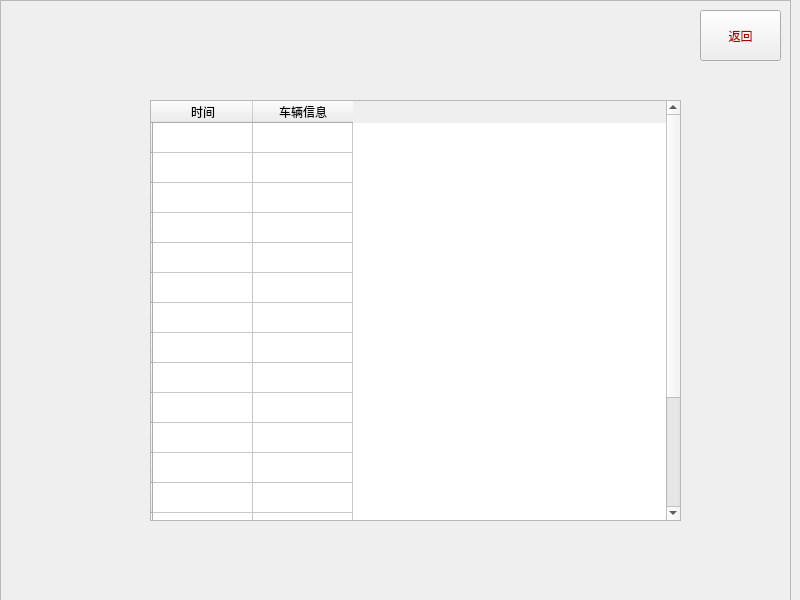
<?xml version="1.0" encoding="UTF-8"?>
<ui version="4.0">
 <class>Form</class>
 <widget class="QWidget" name="Form">
  <property name="geometry">
   <rect>
    <x>0</x>
    <y>0</y>
    <width>800</width>
    <height>600</height>
   </rect>
  </property>
  <property name="windowTitle">
   <string>Form</string>
  </property>
  <widget class="QFrame" name="frame">
   <property name="geometry">
    <rect>
     <x>0</x>
     <y>0</y>
     <width>791</width>
     <height>601</height>
    </rect>
   </property>
   <property name="frameShape">
    <enum>QFrame::StyledPanel</enum>
   </property>
   <property name="frameShadow">
    <enum>QFrame::Raised</enum>
   </property>
   <widget class="QLabel" name="label">
    <property name="geometry">
     <rect>
      <x>0</x>
      <y>0</y>
      <width>801</width>
      <height>601</height>
     </rect>
    </property>
    <property name="styleSheet">
     <string notr="true">border-image: url(:/b1.jpg);</string>
    </property>
    <property name="text">
     <string/>
    </property>
   </widget>
   <widget class="QTableWidget" name="tableWidget">
    <property name="geometry">
     <rect>
      <x>150</x>
      <y>100</y>
      <width>531</width>
      <height>421</height>
     </rect>
    </property>
    <property name="styleSheet">
     <string notr="true">border-image: url(:/b2.jpg);</string>
    </property>
    <row>
     <property name="text">
      <string/>
     </property>
    </row>
    <row>
     <property name="text">
      <string/>
     </property>
    </row>
    <row>
     <property name="text">
      <string/>
     </property>
    </row>
    <row>
     <property name="text">
      <string/>
     </property>
    </row>
    <row>
     <property name="text">
      <string/>
     </property>
    </row>
    <row>
     <property name="text">
      <string/>
     </property>
    </row>
    <row>
     <property name="text">
      <string/>
     </property>
    </row>
    <row>
     <property name="text">
      <string/>
     </property>
    </row>
    <row>
     <property name="text">
      <string/>
     </property>
    </row>
    <row>
     <property name="text">
      <string/>
     </property>
    </row>
    <row>
     <property name="text">
      <string/>
     </property>
    </row>
    <row>
     <property name="text">
      <string/>
     </property>
    </row>
    <row>
     <property name="text">
      <string/>
     </property>
    </row>
    <row>
     <property name="text">
      <string/>
     </property>
    </row>
    <row>
     <property name="text">
      <string/>
     </property>
    </row>
    <row>
     <property name="text">
      <string/>
     </property>
    </row>
    <row>
     <property name="text">
      <string/>
     </property>
    </row>
    <row>
     <property name="text">
      <string/>
     </property>
    </row>
    <column>
     <property name="text">
      <string>时间</string>
     </property>
    </column>
    <column>
     <property name="text">
      <string>车辆信息</string>
     </property>
    </column>
    <item row="0" column="1">
     <property name="font">
      <font>
       <pointsize>17</pointsize>
      </font>
     </property>
    </item>
   </widget>
   <widget class="QPushButton" name="pushButton">
    <property name="geometry">
     <rect>
      <x>700</x>
      <y>10</y>
      <width>81</width>
      <height>51</height>
     </rect>
    </property>
    <property name="styleSheet">
     <string notr="true">color: rgb(170, 0, 0);
font: 14pt &quot;Agency FB&quot;;</string>
    </property>
    <property name="text">
     <string>返回</string>
    </property>
   </widget>
  </widget>
 </widget>
 <resources>
  <include location="../data/background.qrc"/>
 </resources>
 <connections>
  <connection>
   <sender>pushButton</sender>
   <signal>clicked()</signal>
   <receiver>Form</receiver>
   <slot>goin()</slot>
   <hints>
    <hint type="sourcelabel">
     <x>760</x>
     <y>35</y>
    </hint>
    <hint type="destinationlabel">
     <x>399</x>
     <y>299</y>
    </hint>
   </hints>
  </connection>
 </connections>
 <slots>
  <slot>goin()</slot>
 </slots>
</ui>
